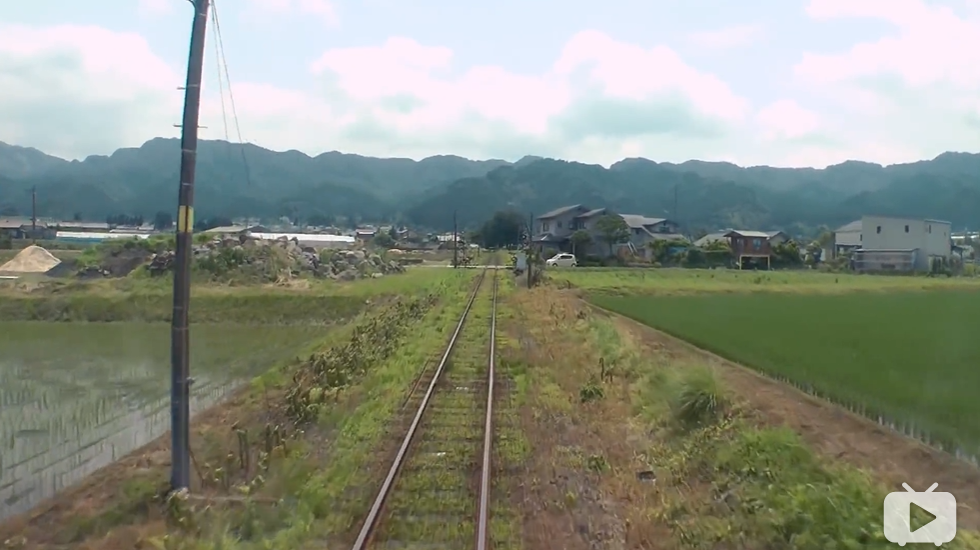
//> input picture ch8/src/RAIL20192.png, 980 x 550 px
$ ./optical_flow   (built with g++ and OpenCV 4)
//> lines starting //> are read from the running program, lines starting //| are printed output that depends on the picture
//
// Created by Xiang on 2017/12/19.
//

#include <opencv2/opencv.hpp>
#include <string>
#include <chrono>
#include <Eigen/Core>
#include <Eigen/Dense>

using namespace std;
using namespace cv;

// string file_1 = "./src/LK1.png";  // first image
// string file_2 = "./src/LK2.png";  // second image

string file_1 = "./src/RAIL20192.png";  // first image
string file_2 = "./src/RAIL20193.png";  // second image

/// Optical flow tracker and interface
class OpticalFlowTracker {
public:
    OpticalFlowTracker(
        const Mat &img1_,
        const Mat &img2_,
        const vector<KeyPoint> &kp1_,
        vector<KeyPoint> &kp2_,
        vector<bool> &success_,
        bool inverse_ = true, bool has_initial_ = false) :
        img1(img1_), img2(img2_), kp1(kp1_), kp2(kp2_), success(success_), inverse(inverse_),
        has_initial(has_initial_) {}

    void calculateOpticalFlow(const Range &range);

private:
    const Mat &img1;
    const Mat &img2;
    const vector<KeyPoint> &kp1;
    vector<KeyPoint> &kp2;
    vector<bool> &success;
    bool inverse = true;
    bool has_initial = false;
};

/**
 * single level optical flow
 * @param [in] img1 the first image
 * @param [in] img2 the second image
 * @param [in] kp1 keypoints in img1
 * @param [in|out] kp2 keypoints in img2, if empty, use initial guess in kp1
 * @param [out] success true if a keypoint is tracked successfully
 * @param [in] inverse use inverse formulation?
 */
void OpticalFlowSingleLevel(
    const Mat &img1,
    const Mat &img2,
    const vector<KeyPoint> &kp1,
    vector<KeyPoint> &kp2,
    vector<bool> &success,
    bool inverse = false,
    bool has_initial_guess = false
);

/**
 * multi level optical flow, scale of pyramid is set to 2 by default
 * the image pyramid will be create inside the function
 * @param [in] img1 the first pyramid
 * @param [in] img2 the second pyramid
 * @param [in] kp1 keypoints in img1
 * @param [out] kp2 keypoints in img2
 * @param [out] success true if a keypoint is tracked successfully
 * @param [in] inverse set true to enable inverse formulation
 */
void OpticalFlowMultiLevel(
    const Mat &img1,
    const Mat &img2,
    const vector<KeyPoint> &kp1,
    vector<KeyPoint> &kp2,
    vector<bool> &success,
    bool inverse = false
);

/**
 * get a gray scale value from reference image (bi-linear interpolated)
 * @param img
 * @param x
 * @param y
 * @return the interpolated value of this pixel
 */
inline float GetPixelValue(const cv::Mat &img, float x, float y) {
    // boundary check
    if (x < 0) x = 0;
    if (y < 0) y = 0;
    if (x >= img.cols) x = img.cols - 1;
    if (y >= img.rows) y = img.rows - 1;
    uchar *data = &img.data[int(y) * img.step + int(x)];
    float xx = x - floor(x);
    float yy = y - floor(y);
    return float(
        (1 - xx) * (1 - yy) * data[0] +
        xx * (1 - yy) * data[1] +
        (1 - xx) * yy * data[img.step] +
        xx * yy * data[img.step + 1]
    );
}

int main(int argc, char **argv) {

    // images, note they are CV_8UC1, not CV_8UC3
    // Mat img__1 = imread(file_1, 0);
    // Mat img__2 = imread(file_2, 0);

    Mat first_image_1 = imread(file_1, 0);
//> first_image_1: 550 rows x 980 cols, CV_8UC1; min 0, max 255, mean 141.6
    Mat second_image_1 = imread(file_2, 0);
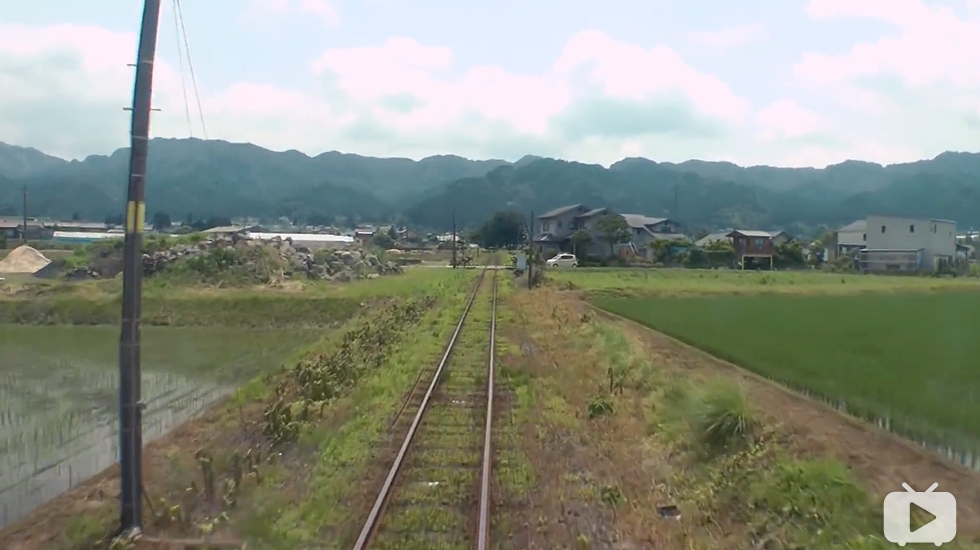
//> input picture ch8/src/RAIL20193.png, 980 x 550 px
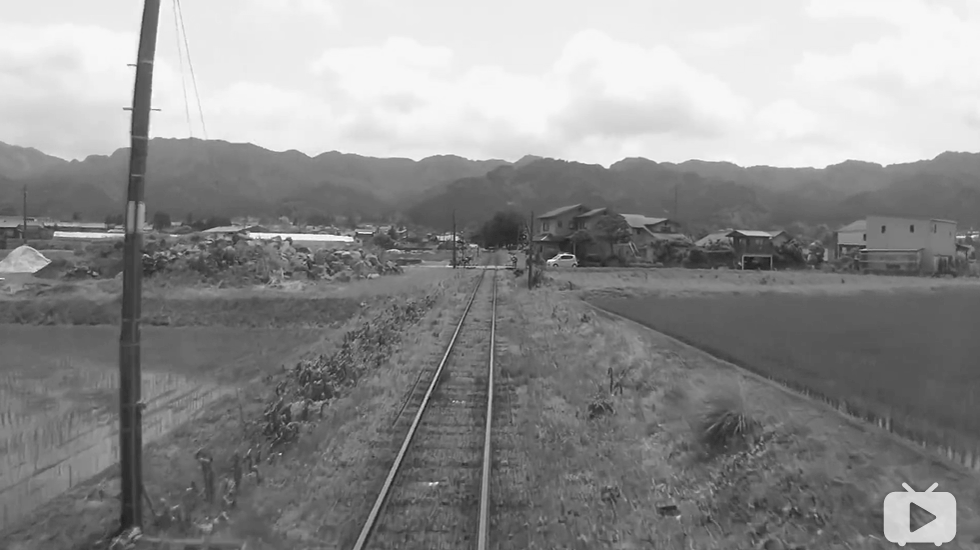
//> second_image_1: 550 rows x 980 cols, CV_8UC1; min 21, max 255, mean 141.4
    assert(first_image_1.data != nullptr && second_image_1.data != nullptr);

    cv::Mat img1 = first_image_1.colRange(300,first_image_1.cols-300).rowRange(300,first_image_1.rows-1);
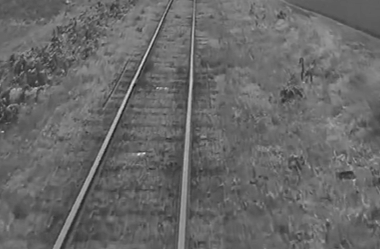
//> img1: 249 rows x 380 cols, CV_8UC1; min 21, max 229, mean 103.9
    cv::Mat img2 = second_image_1.colRange(300,second_image_1.cols-300).rowRange(300,second_image_1.rows-1);
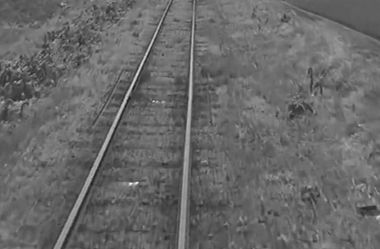
//> img2: 249 rows x 380 cols, CV_8UC1; min 21, max 247, mean 104.5

    // key points, using GFTT here.
    vector<KeyPoint> kp1;
    Ptr<GFTTDetector> detector = GFTTDetector::create(500, 0.01, 20); // maximum 500 keypoints
    detector->detect(img1, kp1);
//> kp1 = 147 keypoints; strongest (x, y, size): (145, 153, 3), (3, 131, 3), (4, 98, 3), (67, 1, 3)

    // now lets track these key points in the second image
    // first use single level LK in the validation picture
    vector<KeyPoint> kp2_single;
    vector<bool> success_single;
    OpticalFlowSingleLevel(img1, img2, kp1, kp2_single, success_single);
//> in OpticalFlowSingleLevel, `kp2.resize(kp1.size());`: kp2 = 147 keypoints; strongest (x, y, size): (0, 0, 0)
//> in OpticalFlowSingleLevel, `success.resize(kp1.size());`: success = 147 values from 0 to 0
//> the loop in calculateOpticalFlow, `for (size_t i = range.start; i < range.end; i++)` made 147 passes
//> after the loop in calculateOpticalFlow, `for (size_t i = range.start; i < range.end; i++)`: success = 147 values from 1 to 1; kp2 = 147 keypoints; strongest (x, y, size): (145, 152, 0), (2, 137, 0), (3, 96, 0), (67, 0, 0)
//> kp2_single has the same summary as kp2 in calculateOpticalFlow; success_single = 147 values from 1 to 1

    // then test multi-level LK
    vector<KeyPoint> kp2_multi;
    vector<bool> success_multi;
    chrono::steady_clock::time_point t1 = chrono::steady_clock::now();
    OpticalFlowMultiLevel(img1, img2, kp1, kp2_multi, success_multi, true);
//> the loop in OpticalFlowMultiLevel, `for (auto &kp:kp1)` made 147 passes
//> after the loop in OpticalFlowMultiLevel, `for (auto &kp:kp1)`: kp1_pyr = 147 keypoints; strongest (x, y, size): (18, 19, 3), (0, 16, 3), (0, 12, 3), (8, 0, 3); kp2_pyr has the same summary as kp1_pyr
//> the loop in OpticalFlowMultiLevel, `for (auto &kp: kp2_pyr)` made 147 passes
//> after the loop in OpticalFlowMultiLevel, `for (auto &kp: kp2_pyr)`: kp2 = 147 keypoints; strongest (x, y, size): (143, 153, 3), (-13, 124, 3), (-11, 91, 3), (62, 3, 3)
//> kp2_multi has the same summary as kp2 in OpticalFlowMultiLevel; success_multi = 147 values from 1 to 1
    chrono::steady_clock::time_point t2 = chrono::steady_clock::now();
    auto time_used = chrono::duration_cast<chrono::duration<double>>(t2 - t1);
    cout << "optical flow by gauss-newton: " << time_used.count() << endl;

    // use opencv's flow for validation
    vector<Point2f> pt1, pt2;
    for (auto &kp: kp1) pt1.push_back(kp.pt);
//> this loop made 147 passes
//> after the loop, pt1 = 147 Points (x, y), first 12: [145, 153], [3, 131], [4, 98], [67, 1], [29, 70], [157, 88], [354, 180], [63, 71], [327, 219], [62, 35], [201, 136], [43, 88]
    vector<uchar> status;
    vector<float> error;
    t1 = chrono::steady_clock::now();
    cv::calcOpticalFlowPyrLK(img1, img2, pt1, pt2, status, error);
//> pt2 = 147 Points (x, y), first 12: [149.1, 161.6], [-28.03, 147.4], [-32.93, 111], [61.68, 3.55], [14.59, 81.24], [153.4, 101.4], [378.6, 215.6], [52.54, 81.52], [349.9, 266.5], [53.32, 41.32], [201.4, 161.2], [29.1, 101.3]; status = 147 values, max 1 at index 0, min 0 at index 1, mean 0.816; error = 147 values, max 19.75 at index 132, min 0 at index 1, mean 5.36
    t2 = chrono::steady_clock::now();
    time_used = chrono::duration_cast<chrono::duration<double>>(t2 - t1);
    cout << "optical flow by opencv: " << time_used.count() << endl;

    // plot the differences of those functions
    Mat img2_single;
    cv::cvtColor(img2, img2_single, cv::COLOR_GRAY2BGR);
    for (int i = 0; i < kp2_single.size(); i++) {
        if (success_single[i]) {
            cv::circle(img2_single, kp2_single[i].pt, 2, cv::Scalar(0, 250, 0), 2);
            cv::line(img2_single, kp1[i].pt, kp2_single[i].pt, cv::Scalar(0, 250, 0));
        }
    }
//> this loop made 147 passes
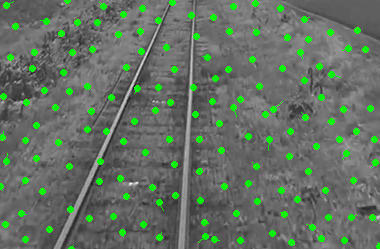
//> img2_single: 249 rows x 380 cols, CV_8UC3; mean B, G, R 98.4, 112.9, 98.4

    Mat img2_multi;
    cv::cvtColor(img2, img2_multi, cv::COLOR_GRAY2BGR);
    for (int i = 0; i < kp2_multi.size(); i++) {
        if (success_multi[i]) {
            cv::circle(img2_multi, kp2_multi[i].pt, 2, cv::Scalar(0, 250, 0), 2);
            cv::line(img2_multi, kp1[i].pt, kp2_multi[i].pt, cv::Scalar(0, 250, 0));
        }
    }
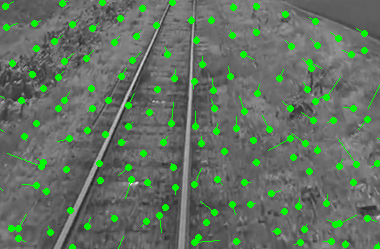
//> img2_multi: 249 rows x 380 cols, CV_8UC3; mean B, G, R 98, 113.6, 98

    Mat img2_CV;
    cv::cvtColor(img2, img2_CV,cv::COLOR_GRAY2BGR);
    for (int i = 0; i < pt2.size(); i++) {
        if (status[i]) {
            cv::circle(img2_CV, pt2[i], 2, cv::Scalar(0, 250, 0), 2);
            cv::line(img2_CV, pt1[i], pt2[i], cv::Scalar(0, 250, 0));
        }
    }
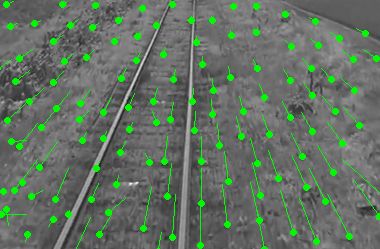
//> img2_CV: 249 rows x 380 cols, CV_8UC3; mean B, G, R 98.1, 113.5, 98.1

    cv::imshow("tracked single level", img2_single);
    cv::imshow("tracked multi level", img2_multi);
    cv::imshow("tracked by opencv", img2_CV);
    cv::waitKey(0);

    return 0;
}

void OpticalFlowSingleLevel(
    const Mat &img1,
    const Mat &img2,
    const vector<KeyPoint> &kp1,
    vector<KeyPoint> &kp2,
    vector<bool> &success,
    bool inverse, bool has_initial) {
    kp2.resize(kp1.size());
    success.resize(kp1.size());
    OpticalFlowTracker tracker(img1, img2, kp1, kp2, success, inverse, has_initial);
    parallel_for_(Range(0, kp1.size()),
                  std::bind(&OpticalFlowTracker::calculateOpticalFlow, &tracker, placeholders::_1));
}

void OpticalFlowTracker::calculateOpticalFlow(const Range &range) {
    // parameters
    int half_patch_size = 4;
    int iterations = 10;
    for (size_t i = range.start; i < range.end; i++) {
        auto kp = kp1[i];
        double dx = 0, dy = 0; // dx,dy need to be estimated
        if (has_initial) {
            dx = kp2[i].pt.x - kp.pt.x;
            dy = kp2[i].pt.y - kp.pt.y;
        }

        double cost = 0, lastCost = 0;
        bool succ = true; // indicate if this point succeeded

        // Gauss-Newton iterations
        Eigen::Matrix2d H = Eigen::Matrix2d::Zero();    // hessian
        Eigen::Vector2d b = Eigen::Vector2d::Zero();    // bias
        Eigen::Vector2d J;  // jacobian
        for (int iter = 0; iter < iterations; iter++) {
            if (inverse == false) {
                H = Eigen::Matrix2d::Zero();
                b = Eigen::Vector2d::Zero();
            } else {
                // only reset b
                b = Eigen::Vector2d::Zero();
            }

            cost = 0;

            // compute cost and jacobian
            for (int x = -half_patch_size; x < half_patch_size; x++)
                for (int y = -half_patch_size; y < half_patch_size; y++) {
                    double error = GetPixelValue(img1, kp.pt.x + x, kp.pt.y + y) -
                                   GetPixelValue(img2, kp.pt.x + x + dx, kp.pt.y + y + dy);;  // Jacobian
                    if (inverse == false) {
                        J = -1.0 * Eigen::Vector2d(
                            0.5 * (GetPixelValue(img2, kp.pt.x + dx + x + 1, kp.pt.y + dy + y) -
                                   GetPixelValue(img2, kp.pt.x + dx + x - 1, kp.pt.y + dy + y)),
                            0.5 * (GetPixelValue(img2, kp.pt.x + dx + x, kp.pt.y + dy + y + 1) -
                                   GetPixelValue(img2, kp.pt.x + dx + x, kp.pt.y + dy + y - 1))
                        );
                    } else if (iter == 0) {
                        // in inverse mode, J keeps same for all iterations
                        // NOTE this J does not change when dx, dy is updated, so we can store it and only compute error
                        J = -1.0 * Eigen::Vector2d(
                            0.5 * (GetPixelValue(img1, kp.pt.x + x + 1, kp.pt.y + y) -
                                   GetPixelValue(img1, kp.pt.x + x - 1, kp.pt.y + y)),
                            0.5 * (GetPixelValue(img1, kp.pt.x + x, kp.pt.y + y + 1) -
                                   GetPixelValue(img1, kp.pt.x + x, kp.pt.y + y - 1))
                        );
                    }
                    // compute H, b and set cost;
                    b += -error * J;
                    cost += error * error;
                    if (inverse == false || iter == 0) {
                        // also update H
                        H += J * J.transpose();
                    }
                }

            // compute update
            Eigen::Vector2d update = H.ldlt().solve(b);

            if (std::isnan(update[0])) {
                // sometimes occurred when we have a black or white patch and H is irreversible
                cout << "update is nan" << endl;
                succ = false;
                break;
            }

            if (iter > 0 && cost > lastCost) {
                break;
            }

            // update dx, dy
            dx += update[0];
            dy += update[1];
            lastCost = cost;
            succ = true;

            if (update.norm() < 1e-2) {
                // converge
                break;
            }
        }

        success[i] = succ;

        // set kp2
        kp2[i].pt = kp.pt + Point2f(dx, dy);
    }
}

void OpticalFlowMultiLevel(
    const Mat &img1,
    const Mat &img2,
    const vector<KeyPoint> &kp1,
    vector<KeyPoint> &kp2,
    vector<bool> &success,
    bool inverse) {

    // parameters
    int pyramids = 4;
    double pyramid_scale = 0.5;
    double scales[] = {1.0, 0.5, 0.25, 0.125};

    // create pyramids
    chrono::steady_clock::time_point t1 = chrono::steady_clock::now();
    vector<Mat> pyr1, pyr2; // image pyramids
    for (int i = 0; i < pyramids; i++) {
        if (i == 0) {
            pyr1.push_back(img1);
            pyr2.push_back(img2);
        } else {
            Mat img1_pyr, img2_pyr;
            cv::resize(pyr1[i - 1], img1_pyr,
                       cv::Size(pyr1[i - 1].cols * pyramid_scale, pyr1[i - 1].rows * pyramid_scale));
            cv::resize(pyr2[i - 1], img2_pyr,
                       cv::Size(pyr2[i - 1].cols * pyramid_scale, pyr2[i - 1].rows * pyramid_scale));
            pyr1.push_back(img1_pyr);
            pyr2.push_back(img2_pyr);
        }
    }
    chrono::steady_clock::time_point t2 = chrono::steady_clock::now();
    auto time_used = chrono::duration_cast<chrono::duration<double>>(t2 - t1);
    cout << "build pyramid time: " << time_used.count() << endl;

    // coarse-to-fine LK tracking in pyramids
    vector<KeyPoint> kp1_pyr, kp2_pyr;
    for (auto &kp:kp1) {
        auto kp_top = kp;
        //pt 为point2f的坐标
        kp_top.pt *= scales[pyramids - 1];
        kp1_pyr.push_back(kp_top);
        kp2_pyr.push_back(kp_top);
    }

    for (int level = pyramids - 1; level >= 0; level--) {
        // from coarse to fine
        success.clear();
        t1 = chrono::steady_clock::now();
        OpticalFlowSingleLevel(pyr1[level], pyr2[level], kp1_pyr, kp2_pyr, success, inverse, true);
        t2 = chrono::steady_clock::now();
        auto time_used = chrono::duration_cast<chrono::duration<double>>(t2 - t1);
        cout << "track pyr " << level << " cost time: " << time_used.count() << endl;

        if (level > 0) {
            for (auto &kp: kp1_pyr)
                kp.pt /= pyramid_scale;
            for (auto &kp: kp2_pyr)
                kp.pt /= pyramid_scale;
        }
    }

    for (auto &kp: kp2_pyr)
        kp2.push_back(kp);
}
